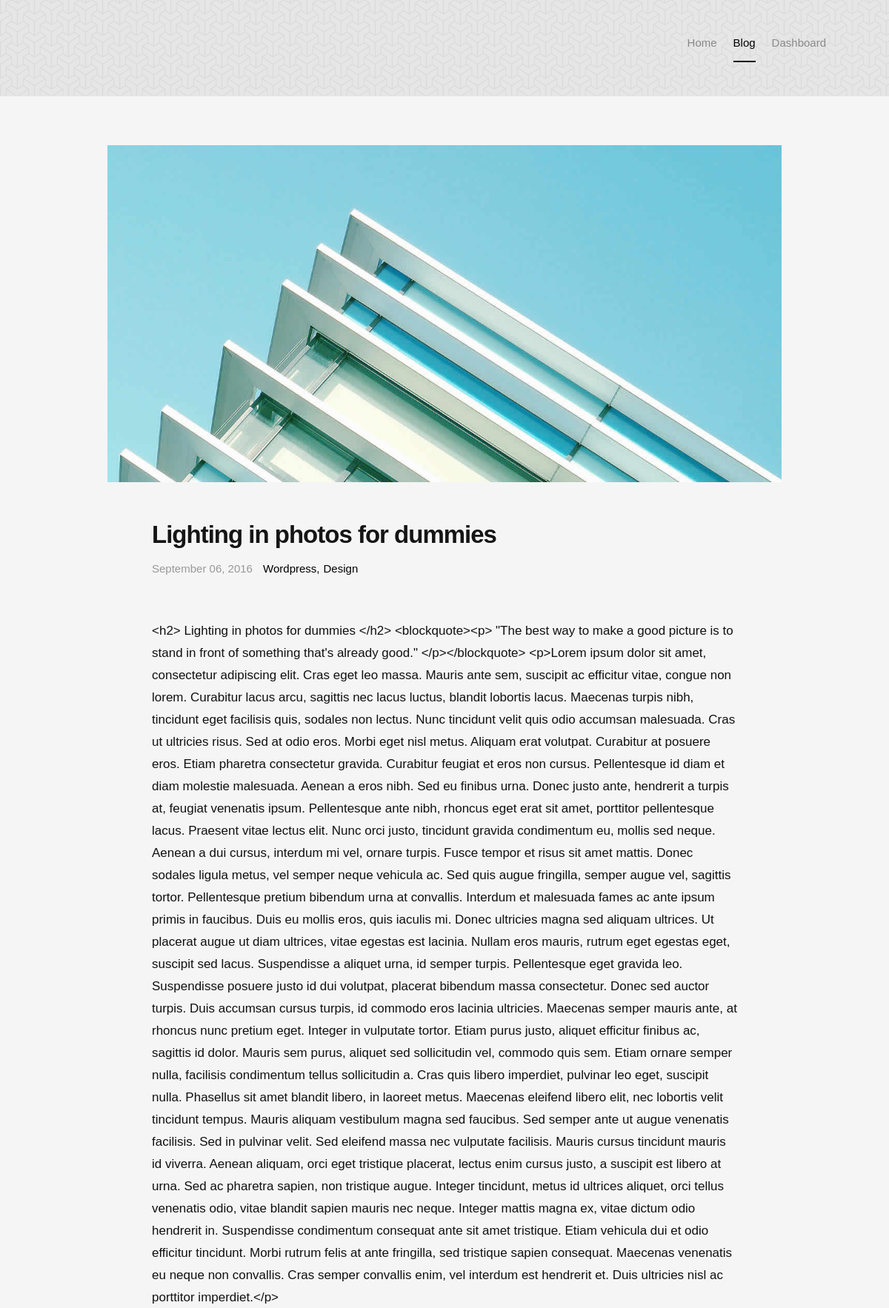
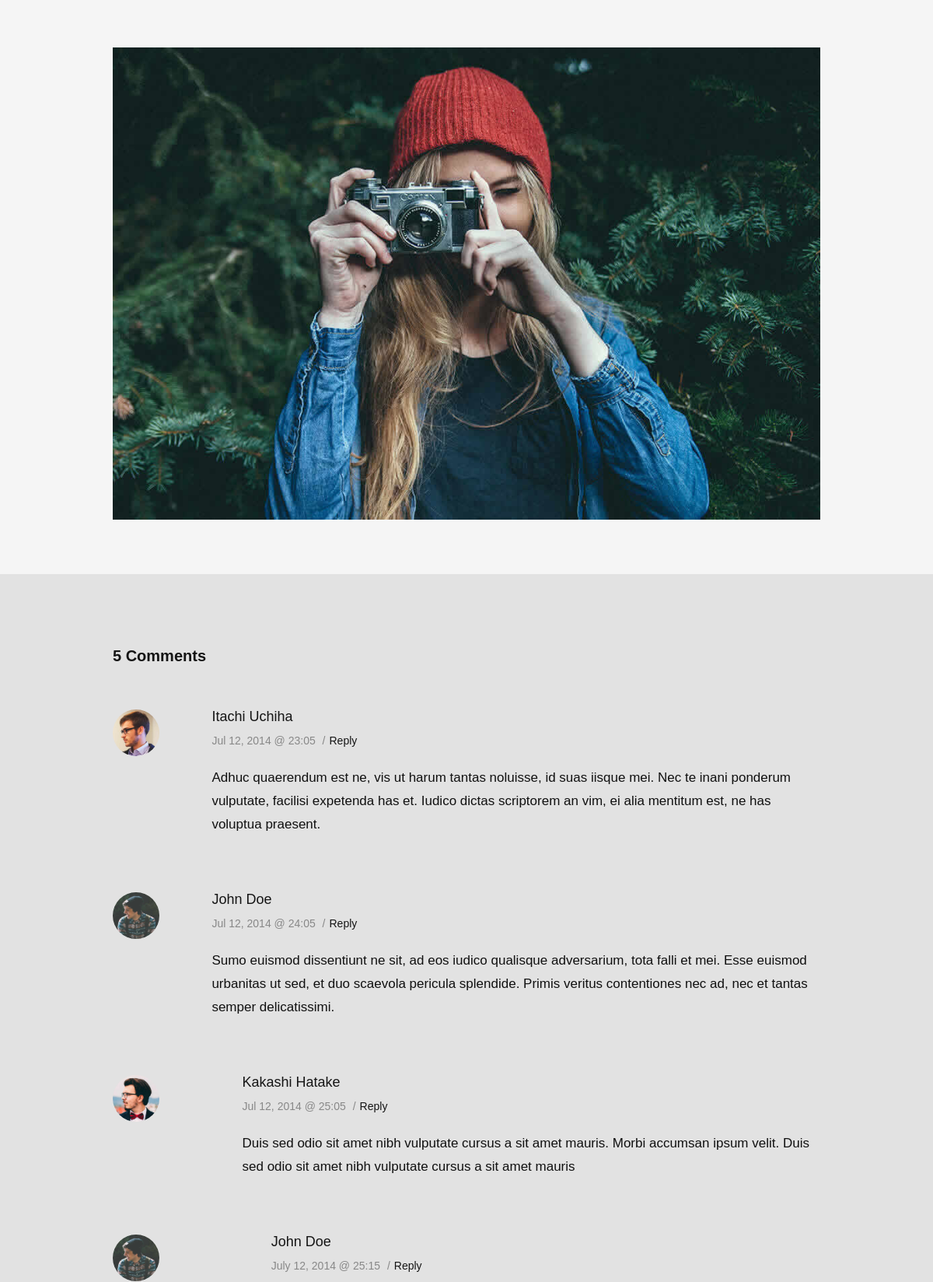
The app's page /blog/5 (upper part) with its own data (2 pictures, top to bottom).
### app.py (models this page shows)
class Blog(db.Model):
    id = db.Column(db.Integer, primary_key=True)
    title = db.Column(db.String(100), nullable=False)
    content = db.Column(db.Text, nullable=False)
    author_id = db.Column(db.Integer, db.ForeignKey('user.id'), nullable=False)

### app.py (the view)
@app.route('/blog/<int:blog_id>')
def blog(blog_id):
    blog = Blog.query.get_or_404(blog_id)
    return render_template('blog.html', blog=blog)

### templates/blog.html (shortened to what this page needs)
<!DOCTYPE html>
<html class="no-js" lang="en">
<head>
   <link rel="stylesheet" href="/static/css/base.css">
   <link rel="stylesheet" href="/static/css/vendor.css">
   <link rel="stylesheet" href="/static/css/main.css">
</head>
<body id="top">
   <header class="short-header">
   	<div class="row header-content">
        <div class="logo">
            <a href="#">Author</a>
         </div>
       <nav id="main-nav-wrap">
           <ul class="main-navigation sf-menu">
               <li><a href="{{url_for('index')}}" title="">Home</a></li>
               <li class="current">
                   <a href="#" title="">Blog</a>
               </li>
               <li><a href="{{url_for('dashboard')}}" title="">Dashboard</a></li>
           </ul>
       </nav>
			<div class="triggers">
				<a class="search-trigger" href="#"><i class="fa fa-search"></i></a>
			</div>
   	</div>
   </header>
   <section id="content-wrap" class="blog-single">
   	<div class="row">
   		<div class="col-twelve">
   			<article class="format-standard">
   				<div class="content-media">
						<div class="post-thumb">
							<img src="/static/images/thumbs/single/single-01.jpg">
						</div>
					</div>
					<div class="primary-content">
						<h1 class="page-title">{{blog.title}}</h1>
						<ul class="entry-meta">
							<li class="date">September 06, 2016</li>
							<li class="cat"><a href="">Wordpress</a><a href="">Design</a></li>
						</ul>
						<p>{{blog.content}}</p>
						<p><img src="/static/images/shutterbug.jpg" alt=""></p>
				</article>
			</div>
   	</div>
		<div class="comments-wrap">
			<div id="comments" class="row">
				<div class="col-full">
               <h3>5 Comments</h3>
               <ol class="commentlist">
                  <li class="depth-1">
                     <div class="avatar">
                        <img width="50" height="50" class="avatar" src="/static/images/avatars/user-01.jpg" alt="">
                     </div>
                     <div class="comment-content">
	                     <div class="comment-info">
	                        <cite>Itachi Uchiha</cite>
	                        <div class="comment-meta">
	                           <time class="comment-time" datetime="2014-07-12T23:05">Jul 12, 2014 @ 23:05</time>
	                           <span class="sep">/</span><a class="reply" href="#">Reply</a>
	                        </div>
	                     </div>
	                     <div class="comment-text">
	                        <p>Adhuc quaerendum est ne, vis ut harum tantas noluisse, id suas iisque mei. Nec te inani ponderum vulputate,
	                        facilisi expetenda has et. Iudico dictas scriptorem an vim, ei alia mentitum est, ne has voluptua praesent.</p>
	                     </div>
	                  </div>
                  </li>
                  <li class="thread-alt depth-1">
                     <div class="avatar">
                        <img width="50" height="50" class="avatar" src="/static/images/avatars/user-04.jpg" alt="">
                     </div>
                     <div class="comment-content">
	                     <div class="comment-info">
	                        <cite>John Doe</cite>
	                        <div class="comment-meta">
	                           <time class="comment-time" datetime="2014-07-12T24:05">Jul 12, 2014 @ 24:05</time>
	                           <span class="sep">/</span><a class="reply" href="#">Reply</a>
	                        </div>
	                     </div>
	                     <div class="comment-text">
	                        <p>Sumo euismod dissentiunt ne sit, ad eos iudico qualisque adversarium, tota falli et mei. Esse euismod
	                        urbanitas ut sed, et duo scaevola pericula splendide. Primis veritus contentiones nec ad, nec et
	                        tantas semper delicatissimi.</p>
	                     </div>
	                  </div>
                     <ul class="children">
                        <li class="depth-2">
                           <div class="avatar">
                              <img width="50" height="50" class="avatar" src="/static/images/avatars/user-03.jpg" alt="">
                           </div>
                           <div class="comment-content">
	                           <div class="comment-info">
	                              <cite>Kakashi Hatake</cite>
	                              <div class="comment-meta">
	                                 <time class="comment-time" datetime="2014-07-12T25:05">Jul 12, 2014 @ 25:05</time>
	                                 <span class="sep">/</span><a class="reply" href="#">Reply</a>
	                              </div>
	                           </div>
	                           <div class="comment-text">
	                              <p>Duis sed odio sit amet nibh vulputate
	                              cursus a sit amet mauris. Morbi accumsan ipsum velit. Duis sed odio sit amet nibh vulputate
	                              cursus a sit amet mauris</p>
	                           </div>
                           </div>
                           <ul class="children">
                              <li class="depth-3">
                                 <div class="avatar">
                                    <img width="50" height="50" class="avatar" src="/static/images/avatars/user-04.jpg" alt="">
                                 </div>
                                 <div class="comment-content">
	                                 <div class="comment-info">
	                                    <cite>John Doe</cite>
	                                    <div class="comment-meta">
	                                       <time class="comment-time" datetime="2014-07-12T25:15">July 12, 2014 @ 25:15</time>
	                                       <span class="sep">/</span><a class="reply" href="#">Reply</a>
	                                    </div>
	                                 </div>
                                 </div>
                              </li>
                           </ul>
                        </li>
                     </ul>
                  </li>
               </ol>
         	</div>
         </div>
		</div>
   </section>
</body>
</html>

### static/css/base.css (style rules this page uses)
html { font-family: sans-serif; -ms-text-size-adjust: 100%; -webkit-text-size-adjust: 100%; }
body { margin: 0; }
article, aside, details, figcaption, figure, footer, header, hgroup, main, menu, nav, section, summary { display: block; }
a { background: transparent; }
h1 { font-size: 2em; margin: 0.67em 0; }
img { border: 0; }
html { font-size: 62.5%; box-sizing: border-box; }
*, *::before, *::after { box-sizing: inherit; }
body { font-weight: normal; line-height: 1; text-rendering: optimizeLegibility; word-wrap: break-word; -webkit-overflow-scrolling: touch; -webkit-text-size-adjust: none; }
body, input, button { -moz-osx-font-smoothing: grayscale; -webkit-font-smoothing: antialiased; }
img, video { max-width: 100%; height: auto; }
div, dl, dt, dd, ul, ol, li, h1, h2, h3, h4, h5, h6, pre, form, p, blockquote, th, td { margin: 0; padding: 0; }
h1, h2, h3, h4, h5, h6 { -webkit-font-variant-ligatures: common-ligatures; -moz-font-variant-ligatures: common-ligatures; font-variant-ligatures: common-ligatures; text-rendering: optimizeLegibility; }
em, i { font-style: italic; line-height: inherit; }
ol, ul { list-style: none; }
li { display: block; }
a { text-decoration: none; line-height: inherit; }
.row { width: 94%; max-width: 1170px; margin: 0 auto; }
.row:before, .row:after { content: ""; display: table; }
.row:after { clear: both; }
[class*="col-"], .bgrid { float: left; }
[class*="col-"] { padding: 0 20px; }
.col-twelve, .col-full { width: 100%; }

### records on screen
Blog: title "Lighting in photos for dummies", content "<h2> Lighting in photos for dummies </h2> <blockquote><p> \"The best way to make a good picture is to stand in front of something that's already good.\" </p></blockquote> <p>Lorem ipsum dolor sit amet, consectetur adipiscing elit. Cras eget leo massa. Mauris ante sem, suscipit ac efficitur vitae, congue non lorem. Curabitur lacus arcu, sagittis nec lacus luctus, blandit lobortis lacus. Maecenas turpis nibh, tincidunt eget facilisis quis, sodales non lectus. Nunc tincidunt velit quis odio accumsan malesuada. Cras ut ultricies risus. Sed at odio eros. Morbi eget nisl metus. Aliquam erat volutpat. Curabitur at posuere eros. Etiam pharetra consectetur gravida. Curabitur feugiat et eros non…"
